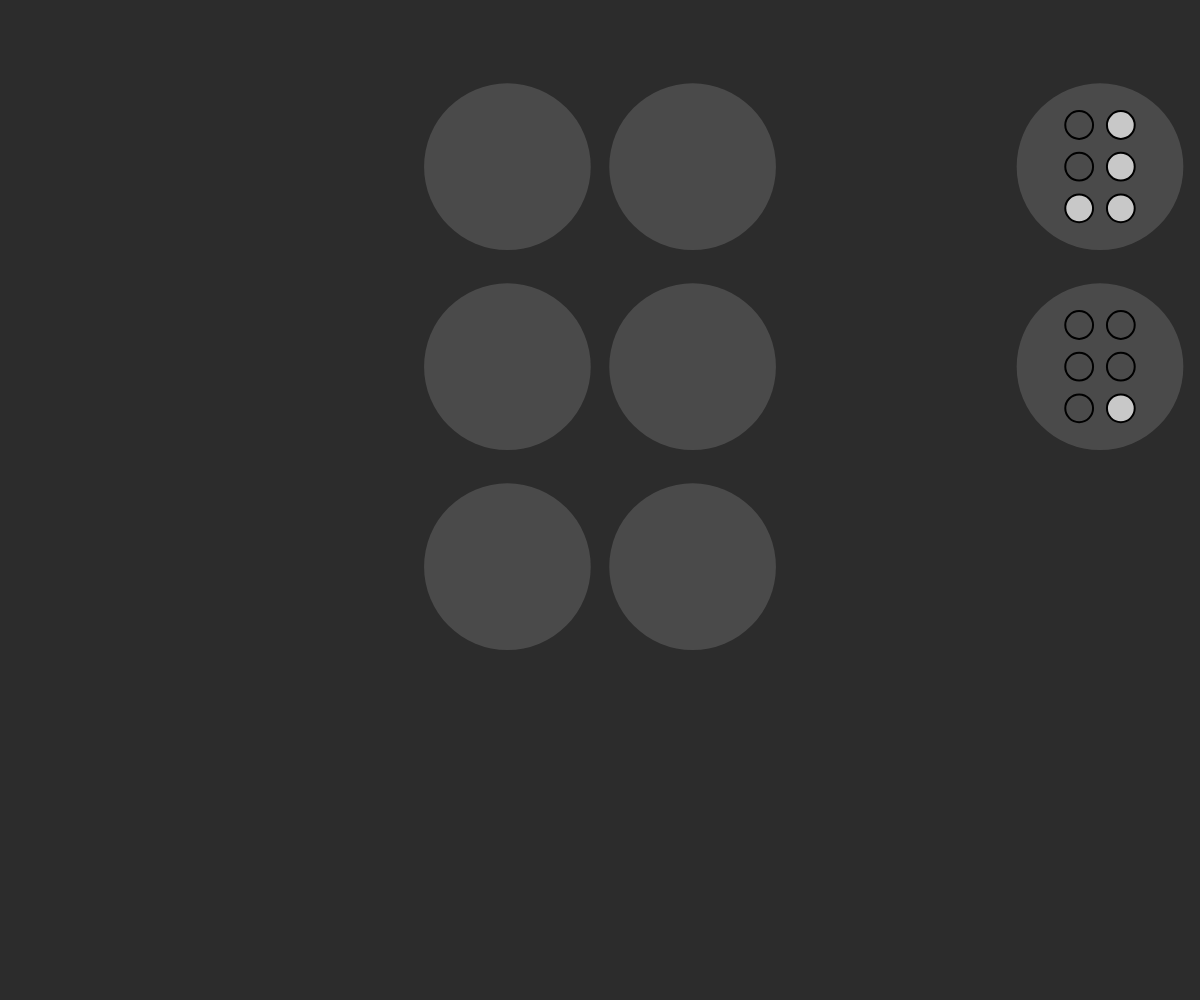
Frame 1 (no input)
Frame 60 (no input): identical to frame 1, image omitted
Frame 120 (the mouse pressed at the canvas centre since frame 60): identical to frame 1, image omitted

The p5.js sketch that drew this single still picture (run headless with seeded random() and noise() and a simulated clock; from frame 60 on, the mouse is pressed at the canvas centre):

// p5.js sketch
// ── sketch.js
//array storing buttons
var buttons = [];
var modifiers = [];
//array with all active braille button indexes
var activeButtons = [];
var cirRadius;
var translation = ' ';


function setup() {
		createCanvas(windowWidth, windowHeight);

		noStroke();
		textAlign(CENTER, CENTER);

		if(windowWidth >= windowHeight){
			cirRadius = windowHeight/6;
		} else {
			cirRadius = windowWidth/6;
		}
		console.log(cirRadius);

//defining main braille button positions
		buttons = [
			{x: width/2 - cirRadius/1.8, y: cirRadius, isOn: false },
			{x: width/2 + cirRadius/1.8, y: cirRadius, isOn: false },
			{x: width/2 - cirRadius/1.8, y: cirRadius * 2.2, isOn: false },
			{x: width/2 + cirRadius/1.8, y: cirRadius * 2.2, isOn: false },
			{x: width/2 - cirRadius/1.8, y: cirRadius * 3.4, isOn: false },
			{x: width/2 + cirRadius/1.8, y: cirRadius * 3.4, isOn: false }
		];
//defining modifier buttons
		modifiers = [
			{x: width - cirRadius * .6, y: cirRadius, isOn: false},
			{x: width - cirRadius * .6, y: cirRadius * 2.2, isOn: false}
		]
}

//fires everytime mouse is pressed
function mousePressed() {
	let xPos = mouseX;
	let yPos = mouseY;
//checks if mouse clicked on any existing buttons
	let i = buttonClicked(xPos, yPos);
	let j = modifierClicked(xPos, yPos);

//if i >= 0, then one of the braille buttons was clicked
	if(i >= 0 ) {
		buttons[i].isOn = !buttons[i].isOn;
		updateActiveButtons();
	}
//if j === 0, then the number button was clicked
	else if( j === 0 ) {
		modifiers[j].isOn = !modifiers[j].isOn;
	//when one modifier is on, the other turns off
		modifiers[j + 1].isOn = false;
	}
	else if( j === 1) {
		modifiers[j].isOn = !modifiers[j].isOn;
	//when one modifier is on, the other turns off
		modifiers[j - 1].isOn = false;
	}

//translates the array of activeButtons to a char; located in lexicon.js
	let temp = translateToLetter(activeButtons, modifiers[0].isOn);
//if CAPS modifier is on, letter is capital
	modifiers[1].isOn ? translation = temp : translation = temp.toLowerCase();


}


function draw() {
	background(44);

//showing braille buttons
	for(let i = 0; i < buttons.length; i++) {
		let b = buttons[i];

		b.isOn === true ? fill(200) : fill(200, 50);
		ellipse(b.x, b.y, cirRadius);
	}

//showing modifiers
	for(let i = 0; i < modifiers.length; i++) {
		let b = modifiers[i];

		b.isOn === true ? fill(200) : fill(200, 50);
		ellipse(b.x, b.y, cirRadius);
	}
//showing # label
	push();
	let cen1 = modifiers[0];
	stroke(0);
	strokeWeight(2);
	fill(75);
	ellipse(cen1.x - cirRadius/8, cen1.y - cirRadius/4, cirRadius/6);
	ellipse(cen1.x - cirRadius/8, cen1.y, cirRadius/6);
	fill(200);
	ellipse(cen1.x - cirRadius/8, cen1.y + cirRadius/4, cirRadius/6);
	ellipse(cen1.x + cirRadius/8, cen1.y - cirRadius/4, cirRadius/6);
	ellipse(cen1.x + cirRadius/8, cen1.y, cirRadius/6);
	ellipse(cen1.x + cirRadius/8, cen1.y + cirRadius/4, cirRadius/6);

	pop();

//showing CAPS Label
	push();
	let cen2 = modifiers[1];
	stroke(0);
	strokeWeight(2);
	fill(75);
	ellipse(cen2.x - cirRadius/8, cen2.y - cirRadius/4, cirRadius/6);
	ellipse(cen2.x - cirRadius/8, cen2.y, cirRadius/6);
	ellipse(cen2.x - cirRadius/8, cen2.y + cirRadius/4, cirRadius/6);
	ellipse(cen2.x + cirRadius/8, cen2.y - cirRadius/4, cirRadius/6);
	ellipse(cen2.x + cirRadius/8, cen2.y, cirRadius/6);
	fill(200);
	ellipse(cen2.x + cirRadius/8, cen2.y + cirRadius/4, cirRadius/6);


	pop();


//Showing Translation
	push();
	strokeWeight(3);
	fill(200);
	textSize(cirRadius * 2);
	if(windowWidth >= windowHeight){
		text(translation, cirRadius*1.5, windowHeight/2);
	} else {
		text(translation, windowWidth/2, windowHeight - cirRadius*1.5);
	}

	pop();

}


//funtion checks if a main braille button was clicked by comparing
//distance of mouse coordinates to center of button and the button radius
function buttonClicked(xPos, yPos) {
	for(let i = 0; i < buttons.length; i++) {
		let b = buttons[i];

		let xTemp = pow((xPos - b.x), 2);
		let yTemp = pow((yPos - b.y), 2);
		let dist = sqrt(xTemp + yTemp);


		if(dist <= cirRadius/2) { return i; }
	}
}

//funtion checks if a modifier was clicked by comparing distance of
//mouse coordinates to center of button and the button radius
function modifierClicked(xPos, yPos) {
	for(let i = 0; i < modifiers.length; i++) {
		let b = modifiers[i];

		let xTemp = pow((xPos - b.x), 2);
		let yTemp = pow((yPos - b.y), 2);
		let dist = sqrt(xTemp + yTemp);


		if(dist <= cirRadius/2) { return i; }
	}
}


// resets the array of active buttons, then adds all currently active buttons
function updateActiveButtons() {
	activeButtons = [];
	for(let i = 0; i < buttons.length; i++) {
		if(buttons[i].isOn) {
			activeButtons.push(i);
		}
	}
}

// ── lexicon.js
//lexicon for all possible arrangements of braille symbols
//used for Translation

//uses ternary operators for when num is active, since
//number symbols and letter symbols are the same

//TODO: Create numberic lexicon to remove ternary operators

function translateToLetter(activeButtons, num) {
  let char;
  switch(activeButtons.join(' '))
  {

    case '0':         num ? char = '1' : char = 'A'; return char;
    case '0 2':       num ? char = '2' : char = 'B'; return char;
    case '0 1':       num ? char = '3' : char = 'C'; return char;
    case '0 1 3':     num ? char = '4' : char = 'D'; return char;
    case '0 3':       num ? char = '5' : char = 'E'; return char;
    case '0 1 2':     num ? char = '6' : char = 'F'; return char;
    case '0 1 2 3':   num ? char = '7' : char = 'G'; return char;
    case '0 2 3':     num ? char = '8' : char = 'H'; return char;
    case '1 2':       num ? char = '9' : char = 'I'; return char;
    case '1 2 3':     num ? char = '0' : char = 'J'; return char;
    case '0 4':       num ? char = ' ' : char = 'K'; return char;
    case '0 2 4':     num ? char = ' ' : char = 'L'; return char;
    case '0 1 4':     num ? char = ' ' : char = 'M'; return char;
    case '0 1 3 4':   num ? char = ' ' : char = 'N'; return char;
    case '0 3 4':     num ? char = ' ' : char = 'O'; return char;
    case '0 1 2 4':   num ? char = ' ' : char = 'P'; return char;
    case '0 1 2 3 4': num ? char = ' ' : char = 'Q'; return char;
    case '0 2 3 4':   num ? char = ' ' : char = 'R'; return char;
    case '1 2 4':     num ? char = ' ' : char = 'S'; return char;
    case '1 2 3 4':   num ? char = ' ' : char = 'T'; return char;
    case '0 4 5':     num ? char = ' ' : char = 'U'; return char;
    case '0 2 4 5':   num ? char = ' ' : char = 'V'; return char;
    case '1 2 3 5':   num ? char = ' ' : char = 'W'; return char;
    case '0 1 4 5':   num ? char = ' ' : char = 'X'; return char;
    case '0 1 3 4 5': num ? char = ' ' : char = 'Y'; return char;
    case '0 3 4 5':   num ? char = ' ' : char = 'Z'; return char;
    default: return ' ';

  }
}
